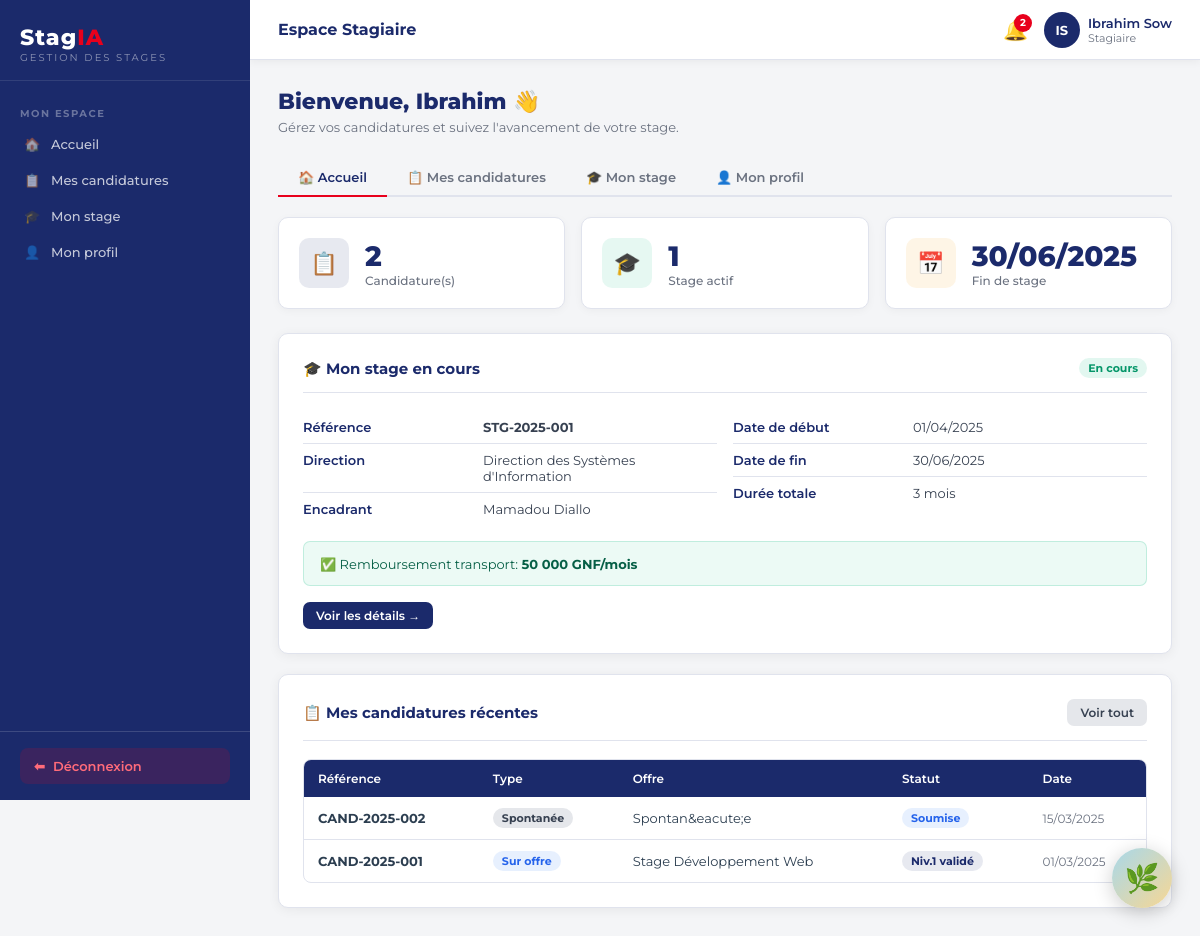
Screenshot of /espace-stagiaire.php (signed in) with the database file from the repository.
### tables this page shows
CREATE TABLE IF NOT EXISTS stagiaires (
    id INT AUTO_INCREMENT PRIMARY KEY,
    utilisateur_id INT NOT NULL,
    niveau_etude ENUM('bac','bac+2','bac+3','bac+4','bac+5','doctorat') DEFAULT 'bac+3',
    telephone VARCHAR(30),
    adresse TEXT,
    ville VARCHAR(100),
    nationalite VARCHAR(100) DEFAULT 'Guinéenne',
    date_naissance DATE,
    sexe ENUM('M','F') DEFAULT 'M',
    domaine_principal_id INT,
    date_inscription TIMESTAMP DEFAULT CURRENT_TIMESTAMP,
    cv_fichier VARCHAR(255),
    cv_analyse JSON,
    piece_identite VARCHAR(255),
    diplome_fichier VARCHAR(255),
    FOREIGN KEY (utilisateur_id) REFERENCES utilisateurs(id) ON DELETE CASCADE,
    FOREIGN KEY (domaine_principal_id) REFERENCES domaines(id) ON DELETE SET NULL
);

CREATE TABLE IF NOT EXISTS utilisateurs (
    id INT AUTO_INCREMENT PRIMARY KEY,
    nom VARCHAR(100) NOT NULL,
    prenom VARCHAR(100) NOT NULL,
    email VARCHAR(191) NOT NULL UNIQUE,
    mot_de_passe VARCHAR(255) NOT NULL,
    role ENUM('administrateur','habilite','superviseur','directeur','stagiaire') NOT NULL DEFAULT 'stagiaire',
    actif TINYINT(1) DEFAULT 1,
    civilite ENUM('M.','Mme') DEFAULT 'M.',
    created_at TIMESTAMP DEFAULT CURRENT_TIMESTAMP
);

CREATE TABLE IF NOT EXISTS stages (
    id INT AUTO_INCREMENT PRIMARY KEY,
    reference VARCHAR(30) UNIQUE NOT NULL,
    candidature_id INT,
    stagiaire_id INT NOT NULL,
    direction_id INT,
    domaine_id INT,
    encadrant_id INT,
    date_debut DATE NOT NULL,
    date_fin DATE NOT NULL,
    duree_initiale_mois INT DEFAULT 3,
    duree_totale_mois INT DEFAULT 3,
    nb_renouvellements INT DEFAULT 0,
    remboursement_transport TINYINT(1) DEFAULT 0,
    montant_transport DECIMAL(10,2) DEFAULT 0,
    statut ENUM('preparation','en_cours','renouvele','termine','interrompu','annule') DEFAULT 'preparation',
    created_at TIMESTAMP DEFAULT CURRENT_TIMESTAMP,
    FOREIGN KEY (candidature_id) REFERENCES candidatures(id) ON DELETE SET NULL,
    FOREIGN KEY (stagiaire_id) REFERENCES stagiaires(id) ON DELETE CASCADE,
    FOREIGN KEY (direction_id) REFERENCES directions(id) ON DELETE SET NULL,
    FOREIGN KEY (domaine_id) REFERENCES domaines(id) ON DELETE SET NULL,
    FOREIGN KEY (encadrant_id) REFERENCES utilisateurs(id) ON DELETE SET NULL
);

CREATE TABLE IF NOT EXISTS directions (
    id INT AUTO_INCREMENT PRIMARY KEY,
    libelle VARCHAR(150) NOT NULL,
    abreviation VARCHAR(20),
    actif TINYINT(1) DEFAULT 1,
    created_at TIMESTAMP DEFAULT CURRENT_TIMESTAMP
);

CREATE TABLE IF NOT EXISTS candidatures (
    id INT AUTO_INCREMENT PRIMARY KEY,
    reference VARCHAR(30) UNIQUE NOT NULL,
    stagiaire_id INT NOT NULL,
    offre_id INT,
    type_candidature ENUM('offre','spontanee') DEFAULT 'spontanee',
    domaine_id INT,
    direction_id INT,
    score_tri DECIMAL(5,2) DEFAULT 0,
    statut_global ENUM('soumise','niv1_en_cours','niv1_valide','validee','niv1_rejete','rejetee','complement') DEFAULT 'soumise',
    motivation TEXT,
    date_candidature TIMESTAMP DEFAULT CURRENT_TIMESTAMP,
    FOREIGN KEY (stagiaire_id) REFERENCES stagiaires(id) ON DELETE CASCADE,
    FOREIGN KEY (offre_id) REFERENCES offres_stage(id) ON DELETE SET NULL,
    FOREIGN KEY (domaine_id) REFERENCES domaines(id) ON DELETE SET NULL,
    FOREIGN KEY (direction_id) REFERENCES directions(id) ON DELETE SET NULL
);

CREATE TABLE IF NOT EXISTS offres_stage (
    id INT AUTO_INCREMENT PRIMARY KEY,
    reference VARCHAR(30) UNIQUE NOT NULL,
    titre VARCHAR(200) NOT NULL,
    description TEXT,
    profil_recherche TEXT,
    direction_id INT,
    domaine_id INT,
    niveau_minimum ENUM('bac','bac+2','bac+3','bac+4','bac+5','doctorat') DEFAULT 'bac+3',
    experience_minimale INT DEFAULT 0 COMMENT 'en mois',
    nb_places INT DEFAULT 1,
    date_publication DATE,
    date_limite DATE,
    statut ENUM('ouverte','fermee','archivee') DEFAULT 'ouverte',
    creee_par INT,
    created_at TIMESTAMP DEFAULT CURRENT_TIMESTAMP,
    FOREIGN KEY (direction_id) REFERENCES directions(id) ON DELETE SET NULL,
    FOREIGN KEY (domaine_id) REFERENCES domaines(id) ON DELETE SET NULL,
    FOREIGN KEY (creee_par) REFERENCES utilisateurs(id) ON DELETE SET NULL
);

### espace-stagiaire.php (the view, shortened to what this page needs)
<?php
require_once __DIR__ . '/config.php';
$pdo = getPDO();
$sid = $_SESSION['user']['stagiaire_id'] ?? null;
$tab = $_GET['tab'] ?? 'home';
$candidatures = [];
$stage = null;
if ($sid) {
    $stmt = $pdo->prepare('SELECT s.*, u.nom, u.prenom, u.email, u.civilite FROM stagiaires s JOIN utilisateurs u ON u.id = s.utilisateur_id WHERE s.id = ?');
    $stmt->execute([$sid]);
    $stmt2 = $pdo->prepare('SELECT c.*, o.titre as offre_titre, d.libelle as direction_libelle, dm.libelle as domaine_libelle FROM candidatures c LEFT JOIN offres_stage o ON o.id = c.offre_id LEFT JOIN directions d ON d.id = c.direction_id LEFT JOIN domaines dm ON dm.id = c.domaine_id WHERE c.stagiaire_id = ? ORDER BY c.date_candidature DESC');
    $stmt2->execute([$sid]);
    $candidatures = $stmt2->fetchAll();
    $stmt3 = $pdo->prepare('SELECT sg.*, d.libelle as direction_libelle, dm.libelle as domaine_libelle, u.nom as enc_nom, u.prenom as enc_prenom FROM stages sg LEFT JOIN directions d ON d.id = sg.direction_id LEFT JOIN domaines dm ON dm.id = sg.domaine_id LEFT JOIN utilisateurs u ON u.id = sg.encadrant_id WHERE sg.stagiaire_id = ? AND sg.statut IN (?,?,?) ORDER BY sg.created_at DESC LIMIT 1');
    $stmt3->execute([$sid, 'en_cours', 'renouvele', 'preparation']);
    $stage = $stmt3->fetch();
}
require_once __DIR__ . '/includes/header.php';
?>
<div class="page-header">
  <h1>Bienvenue, <?= h($_SESSION['user']['prenom']) ?> 👋</h1>
  <p>G&eacute;rez vos candidatures et suivez l'avancement de votre stage.</p>
</div>
<div class="tabs">
  <a href="?tab=home" class="tab <?= $tab==='home'?'active':'' ?>">🏠 Accueil</a>
  <a href="?tab=candidatures" class="tab <?= $tab==='candidatures'?'active':'' ?>">📋 Mes candidatures</a>
  <a href="?tab=stage" class="tab <?= $tab==='stage'?'active':'' ?>">🎓 Mon stage</a>
  <a href="?tab=profil" class="tab <?= $tab==='profil'?'active':'' ?>">👤 Mon profil</a>
</div>
<?php if ($tab === 'home'): ?>
<div class="stat-grid">
  <div class="stat-card">
    <div class="stat-icon navy">📋</div>
    <div>
      <div class="stat-val"><?= count($candidatures) ?></div>
      <div class="stat-label">Candidature(s)</div>
    </div>
  </div>
  <div class="stat-card">
    <div class="stat-icon green">🎓</div>
    <div>
      <div class="stat-val"><?= $stage ? 1 : 0 ?></div>
      <div class="stat-label">Stage actif</div>
    </div>
  </div>
  <?php if ($stage): ?>
  <div class="stat-card">
    <div class="stat-icon orange">📅</div>
    <div>
      <div class="stat-val"><?= h(date('d/m/Y', strtotime($stage['date_fin']))) ?></div>
      <div class="stat-label">Fin de stage</div>
    </div>
  </div>
  <?php endif; ?>
</div>
<?php if ($stage): ?>
<div class="card">
  <div class="card-header">
    <span class="card-title">🎓 Mon stage en cours</span>
    <?= statusBadge($stage['statut']) ?>
  </div>
  <div class="card-body">
    <div class="grid-2">
      <div>
        <div class="info-row"><span class="info-label">R&eacute;f&eacute;rence</span><span class="info-val fw-bold"><?= h($stage['reference']) ?></span></div>
        <div class="info-row"><span class="info-label">Direction</span><span class="info-val"><?= h($stage['direction_libelle'] ?? '-') ?></span></div>
        <div class="info-row"><span class="info-label">Encadrant</span><span class="info-val"><?= h(($stage['enc_prenom'] ?? '') . ' ' . ($stage['enc_nom'] ?? '-')) ?></span></div>
      </div>
      <div>
        <div class="info-row"><span class="info-label">Date de d&eacute;but</span><span class="info-val"><?= h(date('d/m/Y', strtotime($stage['date_debut']))) ?></span></div>
        <div class="info-row"><span class="info-label">Date de fin</span><span class="info-val"><?= h(date('d/m/Y', strtotime($stage['date_fin']))) ?></span></div>
        <div class="info-row"><span class="info-label">Dur&eacute;e totale</span><span class="info-val"><?= h($stage['duree_totale_mois']) ?> mois</span></div>
      </div>
    </div>
    <?php if ($stage['remboursement_transport']): ?>
    <div class="mt-4" style="background:rgba(16,185,129,.08);border:1px solid rgba(16,185,129,.2);border-radius:7px;padding:12px 16px;">
      <span style="font-size:13px;color:#065f46;">✅ Remboursement transport: <strong><?= number_format($stage['montant_transport'], 0, ',', ' ') ?> GNF/mois</strong></span>
    </div>
    <?php endif; ?>
    <div class="mt-4">
      <a href="?tab=stage" class="btn btn-primary btn-sm">Voir les d&eacute;tails →</a>
    </div>
  </div>
</div>
<?php endif; ?>
<?php if (!empty($candidatures)): ?>
<div class="card mt-4">
  <div class="card-header">
    <span class="card-title">📋 Mes candidatures r&eacute;centes</span>
    <a href="?tab=candidatures" class="btn btn-secondary btn-sm">Voir tout</a>
  </div>
  <div class="table-wrap">
    <table>
      <thead><tr><th>R&eacute;f&eacute;rence</th><th>Type</th><th>Offre</th><th>Statut</th><th>Date</th></tr></thead>
      <tbody>
        <?php foreach (array_slice($candidatures, 0, 3) as $c): ?>
        <tr>
          <td class="fw-bold"><?= h($c['reference']) ?></td>
          <td><?= $c['type_candidature'] === 'offre' ? '<span class="badge badge-info">Sur offre</span>' : '<span class="badge badge-secondary">Spontan&eacute;e</span>' ?></td>
          <td><?= h($c['offre_titre'] ?? 'Spontan&eacute;e') ?></td>
          <td><?= statusBadge($c['statut_global']) ?></td>
          <td class="text-sm text-muted"><?= h(date('d/m/Y', strtotime($c['date_candidature']))) ?></td>
        </tr>
        <?php endforeach; ?>
      </tbody>
    </table>
  </div>
</div>
<?php endif; ?>
<?php endif; ?>
<?php require_once __DIR__ . '/includes/footer.php'; ?>

### includes/header.php (shortened to what this page needs)
<?php
$currentPage = STAGIA_PAGE;
$user = $_SESSION['user'] ?? null;
$isAdminArea = ($user && $user['role'] !== 'stagiaire');
$notifCount = 0;
if ($user) {
    try {
        $pdo = getPDO();
        $stmt = $pdo->prepare('SELECT COUNT(*) FROM notifications WHERE utilisateur_id = ? AND statut_lecture = ?');
        $stmt->execute([$user['id'], 'non_lu']);
        $notifCount = (int)$stmt->fetchColumn();
    } catch (Exception $e) {}
}
?><!DOCTYPE html>
<html lang="fr">
<head>
</head>
<body>
<?php if ($user): ?>
<aside class="sidebar" id="sidebar">
  <div class="sidebar-logo">
    <a href="<?= $isAdminArea ? 'backoffice.php' : 'espace-stagiaire.php' ?>">
      <div>
        <div class="logo-text">Stag<span>IA</span></div>
        <div class="logo-sub">Gestion des stages</div>
      </div>
    </a>
  </div>
  <nav class="sidebar-nav">
    <?php if ($isAdminArea): ?>
    <div class="nav-section">Principal</div>
    <a href="backoffice.php?page=dashboard" class="nav-link <?= $currentPage==='dashboard'?'active':'' ?>">
      <span class="icon">📊</span> Tableau de bord
    </a>
    <div class="nav-section">Candidatures</div>
    <a href="backoffice.php?page=candidatures" class="nav-link <?= $currentPage==='candidatures'?'active':'' ?>">
      <span class="icon">📋</span> Candidatures
    </a>
    <a href="backoffice.php?page=offres" class="nav-link <?= $currentPage==='offres'?'active':'' ?>">
      <span class="icon">📢</span> Offres de stage
    </a>
    <div class="nav-section">Stages</div>
    <a href="backoffice.php?page=stages" class="nav-link <?= $currentPage==='stages'?'active':'' ?>">
      <span class="icon">🎓</span> Stages
    </a>
    <a href="backoffice.php?page=renouvellements" class="nav-link <?= $currentPage==='renouvellements'?'active':'' ?>">
      <span class="icon">🔄</span> Renouvellements
    </a>
    <div class="nav-section">Personnes</div>
    <a href="backoffice.php?page=stagiaires" class="nav-link <?= $currentPage==='stagiaires'?'active':'' ?>">
      <span class="icon">👥</span> Stagiaires
    </a>
    <?php if (hasRole('administrateur','superviseur')): ?>
    <a href="backoffice.php?page=utilisateurs" class="nav-link <?= $currentPage==='utilisateurs'?'active':'' ?>">
      <span class="icon">👤</span> Utilisateurs
    </a>
    <?php endif; ?>
    <div class="nav-section">Configuration</div>
    <a href="backoffice.php?page=directions" class="nav-link <?= $currentPage==='directions'?'active':'' ?>">
      <span class="icon">🏢</span> Directions
    </a>
    <a href="backoffice.php?page=rapports" class="nav-link <?= $currentPage==='rapports'?'active':'' ?>">
      <span class="icon">📈</span> Rapports
    </a>
    <?php if (hasRole('administrateur')): ?>
    <a href="backoffice.php?page=analyse-cv" class="nav-link <?= $currentPage==='analyse-cv'?'active':'' ?>">
      <span class="icon">🤖</span> Analyse CV (IA)
    </a>
    <a href="backoffice.php?page=email-config" class="nav-link <?= $currentPage==='email-config'?'active':'' ?>">
      <span class="icon">✉️</span> Config. Email
    </a>
    <?php endif; ?>
    <?php else: ?>
    <div class="nav-section">Mon espace</div>
    <a href="espace-stagiaire.php" class="nav-link <?= $currentPage==='home'?'active':'' ?>">
      <span class="icon">🏠</span> Accueil
    </a>
    <a href="espace-stagiaire.php?tab=candidatures" class="nav-link <?= $currentPage==='candidatures'?'active':'' ?>">
      <span class="icon">📋</span> Mes candidatures
    </a>
    <a href="espace-stagiaire.php?tab=stage" class="nav-link <?= $currentPage==='stage'?'active':'' ?>">
      <span class="icon">🎓</span> Mon stage
    </a>
    <a href="espace-stagiaire.php?tab=profil" class="nav-link <?= $currentPage==='profil'?'active':'' ?>">
      <span class="icon">👤</span> Mon profil
    </a>
    <?php endif; ?>
  </nav>
  <div class="sidebar-footer">
    <a href="logout.php" class="sidebar-logout">
      <span>⬅</span> D&eacute;connexion
    </a>
  </div>
</aside>
<div class="main">
  <div class="topbar">
    <div style="display:flex;align-items:center;gap:12px;">
      <span class="topbar-title"><?= h(STAGIA_PAGE ?: 'StagIA') ?></span>
    </div>
    <div class="topbar-right">
      <div class="topbar-notif" title="Notifications">
        <span class="bell">🔔</span>
        <?php if ($notifCount > 0): ?>
        <span class="notif-badge"><?= $notifCount ?></span>
        <?php endif; ?>
      </div>
      <?php
        $prenom = $user['prenom'] ?? '';
        $nom    = $user['nom'] ?? '';
        $initiales = strtoupper(substr($prenom, 0, 1) . substr($nom, 0, 1));
      ?>
      <div class="topbar-user">
        <div class="avatar"><?= h($initiales) ?></div>
        <div>
          <div class="uname"><?= h(trim($prenom . ' ' . $nom)) ?></div>
          <div class="urole"><?= h(ucfirst($user['role'] ?? '')) ?></div>
        </div>
      </div>
    </div>
  </div>
  <div class="page-content">
<?php endif; ?>

### config.php (shortened to what this page needs)
<?php
function h(string $s): string {
    return htmlspecialchars($s, ENT_QUOTES, 'UTF-8');
}
function statusBadge(string $statut): string {
    $map = [
        'soumise'        => ['Soumise', 'badge-info'],
        'niv1_en_cours'  => ['Niv.1 en cours', 'badge-warning'],
        'niv1_valide'    => ['Niv.1 validé', 'badge-primary'],
        'validee'        => ['Validée', 'badge-success'],
        'niv1_rejete'    => ['Niv.1 rejeté', 'badge-danger'],
        'rejetee'        => ['Rejetée', 'badge-danger'],
        'complement'     => ['Complément requis', 'badge-warning'],
        'preparation'    => ['Préparation', 'badge-info'],
        'en_cours'       => ['En cours', 'badge-success'],
        'renouvele'      => ['Renouvelé', 'badge-primary'],
        'termine'        => ['Terminé', 'badge-secondary'],
        'interrompu'     => ['Interrompu', 'badge-warning'],
        'annule'         => ['Annulé', 'badge-danger'],
        'ouverte'        => ['Ouverte', 'badge-success'],
        'fermee'         => ['Fermée', 'badge-warning'],
        'archivee'       => ['Archivée', 'badge-secondary'],
        'en_attente'     => ['En attente', 'badge-warning'],
        'valide'         => ['Validé', 'badge-success'],
        'rejete'         => ['Rejeté', 'badge-danger'],
        'precisions'     => ['Précisions requises', 'badge-info'],
        'valide_v'       => ['Validé', 'badge-success'],
        'rejete_v'       => ['Rejeté', 'badge-danger'],
    ];
    [$label, $cls] = $map[$statut] ?? [ucfirst($statut), 'badge-secondary'];
    return "<span class=\"badge $cls\">" . h($label) . '</span>';
}

### rows the page displays
stagiaires: utilisateur.nom "IS", utilisateur.nom "Ibrahim Sow"
stages: date_fin "30/06/2025", reference "STG-2025-001", direction.libelle "Direction des Systèmes d'Information", encadrant.nom "Mamadou Diallo", date_debut "01/04/2025", duree_totale_mois "3", montant_transport "50 000"
candidatures: reference "CAND-2025-002", type_candidature "Spontanée", offre_titre "Spontan&eacute;e", label "Soumise", date_candidature "15/03/2025"
candidatures: reference "CAND-2025-001", type_candidature "Sur offre", offre.titre "Stage Développement Web", label "Niv.1 validé", date_candidature "01/03/2025"

### other values shown
STAGIA_PAGE ?: 'StagIA' "Espace Stagiaire"
$notifCount "2"
$user['role'] "Stagiaire"
$_SESSION['user']['prenom'] "Ibrahim"
count($candidatures) "2"
$label "En cours"
